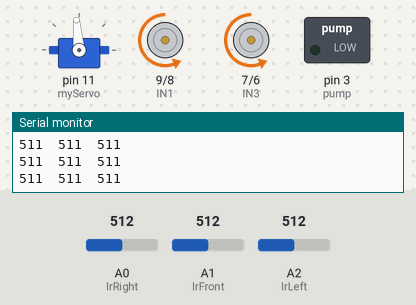
This sketch was run on a simulated Arduino Uno, built with avr-gcc and run on an emulated ATmega328P. Shown: servo, motor-driver pin pairs drawn as motors (green arrow = first pin HIGH = forward, orange = second pin HIGH = backward, longer = more drive, scaled by the enable pin), switched loads named in the sketch (green lamp = pin HIGH), the last lines printed to the serial monitor. Wiring (inferred from the names in the program): servo: signal pin 11. The inputs (shaded band) are chosen by the test bench; at power-on: A0 (IrRight) = 512, A1 (IrFront) = 512, A2 (IrLeft) = 512. Servo pulses on a pin are drawn as a servo (544–2400 µs = 0–180°); pins used as bus, display or sensor lines are not drawn.

Above: at 3.95 s.
4.0 s: A0 (IrRight) set to 340
7.0 s: A0 (IrRight) set to 310
At 8.3 s:
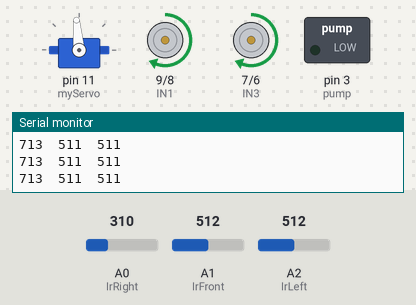
8.6 s: A1 (IrFront) set to 900
At 9.3 s:
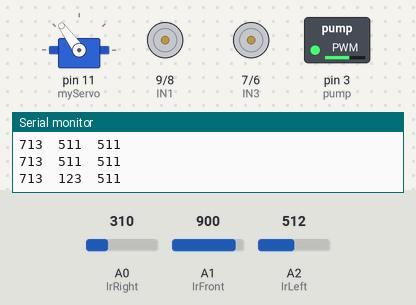
11.6 s: A1 (IrFront) set to 306
At 12.46 s:
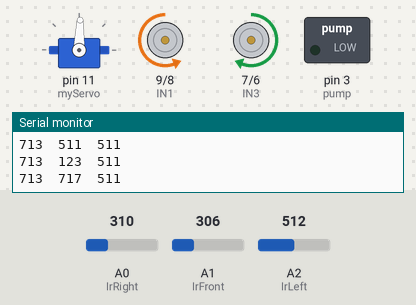
14.6 s: A2 (IrLeft) set to 334
17.6 s: A2 (IrLeft) set to 305
At 19.0 s:
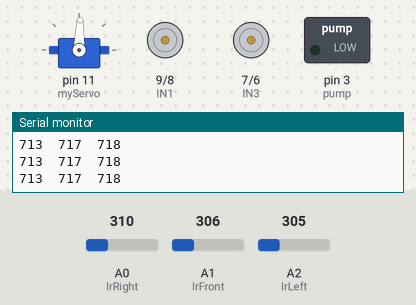
Timing chart, 0 to 20.6 s (numbered marks = the images above; inputs shaded):
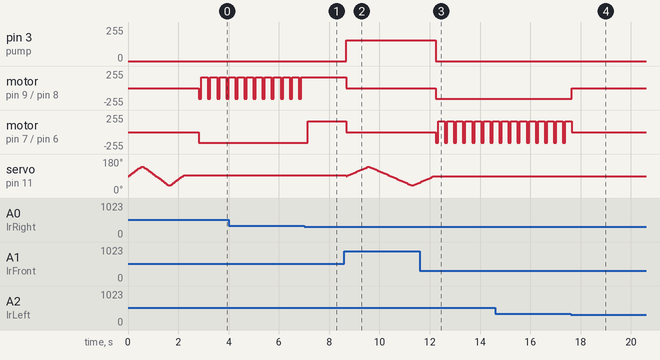

The sketch:

Fire_Fighter.ino
```cpp
                       #define ENA 10
#define IN1 9
#define IN2 8
#define IN3 7
#define IN4 6
#define ENB 5
#define IrRight A0
#define IrFront A1
#define IrLeft A2
#define myServo 11
#define pump 3

int Speed = 160;
int PumpSpeed = 155;
int irRightValue, irFrontValue, irLeftValue;

void setup() {
  Serial.begin(9600);
  pinMode(IrRight, INPUT);
  pinMode(IrFront, INPUT);
  pinMode(IrLeft, INPUT);
  pinMode(ENA, OUTPUT);
  pinMode(IN1, OUTPUT);
  pinMode(IN2, OUTPUT);
  pinMode(IN3, OUTPUT);
  pinMode(IN4, OUTPUT);
  pinMode(ENB, OUTPUT);
  pinMode(myServo, OUTPUT);
  pinMode(pump, OUTPUT);

  for (int angle = 90; angle <= 140; angle += 5) {
    servoPulse(myServo, angle);
  }
  for (int angle = 140; angle >= 40; angle -= 5) {
    servoPulse(myServo, angle);
  }
  for (int angle = 40; angle <= 95; angle += 5) {
    servoPulse(myServo, angle);
  }

  analogWrite(ENA, Speed);
  analogWrite(ENB, Speed);
  delay(500);
}

void loop() {
  irRightValue = map(analogRead(IrRight), 0, 1023, 1023, 0);
  irFrontValue = map(analogRead(IrFront), 0, 1023, 1023, 0);
  irLeftValue = map(analogRead(IrLeft), 0, 1023, 1023, 0);

  Serial.print(irRightValue);
  Serial.print("\t");
  Serial.print(irFrontValue);
  Serial.print("\t");
  Serial.println(irLeftValue);
  delay(50);

  if (irFrontValue < 250) {
    Stop();
    analogWrite(pump, PumpSpeed);
    for (int angle = 90; angle <= 140; angle += 3) {
      servoPulse(myServo, angle);
    }
    for (int angle = 140; angle >= 40; angle -= 3) {
      servoPulse(myServo, angle);
    }
    for (int angle = 40; angle <= 90; angle += 3) {
      servoPulse(myServo, angle);
    }
  } else if (irRightValue < 250) {
    Stop();
    analogWrite(pump, PumpSpeed);
    for (int angle = 90; angle >= 40; angle -= 3) {
      servoPulse(myServo, angle);
    }
    for (int angle = 40; angle <= 90; angle += 3) {
      servoPulse(myServo, angle);
    }
  } else if (irLeftValue < 250) {
    Stop();
    analogWrite(pump, PumpSpeed);
    for (int angle = 90; angle <= 140; angle += 3) {
      servoPulse(myServo, angle);
    }
    for (int angle = 140; angle >= 90; angle -= 3) {
      servoPulse(myServo, angle);
    }
  } else if (irRightValue >= 251 && irRightValue <= 700) {
    analogWrite(pump, 0);
    backword();
    delay(100);
    turnRight();
    delay(200);
  } else if (irFrontValue >= 251 && irFrontValue <= 700) {
    analogWrite(pump, 0);
    forword();
  } else if (irLeftValue >= 251 && irLeftValue <= 700) {
    analogWrite(pump, 0);
    backword();
    delay(100);
    turnLeft();
    delay(200);
  } else {
    analogWrite(pump, 0);
    Stop();
  }

  delay(10);
}

void servoPulse(int pin, int angle) {
  int pwm = (angle * 11) + 500;
  digitalWrite(pin, HIGH);
  delayMicroseconds(pwm);
  digitalWrite(pin, LOW);
  delay(50);
}

void forword() {
  digitalWrite(IN1, HIGH);
  digitalWrite(IN2, LOW);
  digitalWrite(IN3, HIGH);
  digitalWrite(IN4, LOW);
}

void backword() {
  digitalWrite(IN1, LOW);
  digitalWrite(IN2, HIGH);
  digitalWrite(IN3, LOW);
  digitalWrite(IN4, HIGH);
}

void turnRight() {
  digitalWrite(IN1, HIGH);
  digitalWrite(IN2, LOW);
  digitalWrite(IN3, LOW);
  digitalWrite(IN4, HIGH);
}

void turnLeft() {
  digitalWrite(IN1, LOW);
  digitalWrite(IN2, HIGH);
  digitalWrite(IN3, HIGH);
  digitalWrite(IN4, LOW);
}

void Stop() {
  digitalWrite(IN1, LOW);
  digitalWrite(IN2, LOW);
  digitalWrite(IN3, LOW);
  digitalWrite(IN4, LOW);
}
```

Measured:
- the behaviour switches between 323 and 322 on A0 (IrRight) (found by bisection; images 0 and 1)
- the behaviour switches between 323 and 322 on A2 (IrLeft) (found by bisection; images 3 and 4)
- after the input at 7.0 s, motor on pin 9 (IN1) / pin 8 (IN2): stops changing and stays forward 160/255; motor on pin 7 (IN3) / pin 6 (IN4): backward 160/255 → forward 160/255 after 0.15 s
- after the input at 8.6 s, pin 3 (pump): 0/255 → 155/255 after 0.08 s; motor on pin 9 (IN1) / pin 8 (IN2), motor on pin 7 (IN3) / pin 6 (IN4): forward 160/255 → stopped after 0.08 s
- after the input at 11.6 s, pin 3 (pump): 155/255 → 0/255 after 0.64 s; motor on pin 9 (IN1) / pin 8 (IN2): stopped → backward 160/255 after 0.64 s; motor on pin 7 (IN3) / pin 6 (IN4): alternates forward 160/255 for 0.26 s and backward 160/255 for 0.10 s, starting after 0.64 s; servo on pin 11 (myServo): goes on until 12.1 s, then stays 88°
- after the input at 17.6 s, motor on pin 9 (IN1) / pin 8 (IN2): backward 160/255 → stopped after 0.05 s
- by itself, motor on pin 9 (IN1) / pin 8 (IN2): alternates forward 160/255 for 0.26 s and backward 160/255 for 0.10 s
